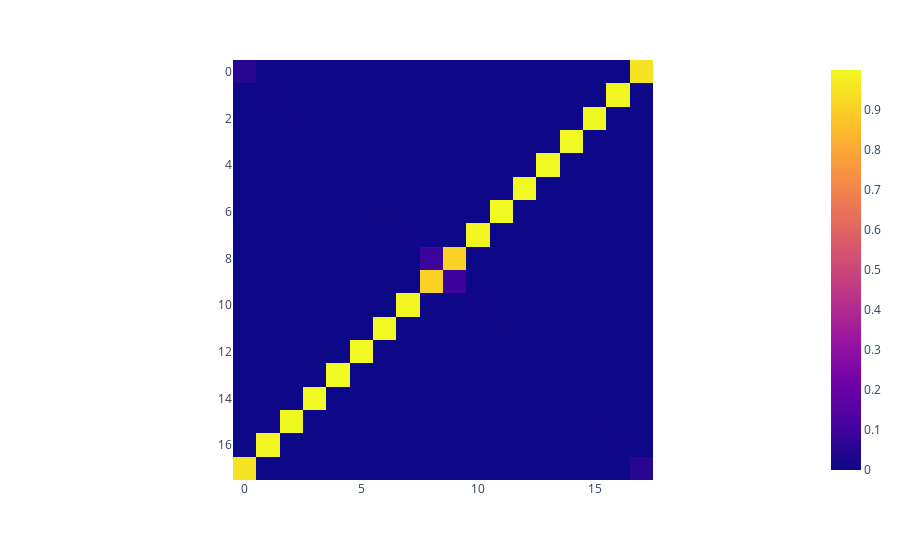

Write notebook code for a chart like this one.
### Code cell
pairs = nu.pairs([C.nuStrand1,C.nuStrand2], model=C.nupackmodel)
heat = pairs.to_array()
fig = px.imshow(heat)
fig.show()

### Figure 1 — Plotly figure (JSON) as saved in the notebook; plotly's stock layout.template omitted (floating-point values rounded to 4 significant figures; data arrays with more than 128 entries replaced by an {"elided": "..."} marker saying what was removed)
{"data": [{"coloraxis": "coloraxis", "hovertemplate": "x: %{x}<br>y: %{y}<br>color: %{z}<extra></extra>", "name": "0", "type": "heatmap", "xaxis": "x", "yaxis": "y", "z": {"elided": "18x18 float values"}}], "layout": {"coloraxis": {"colorscale": [[0, "#0d0887"], [0.1111, "#46039f"], [0.2222, "#7201a8"], [0.3333, "#9c179e"], [0.4444, "#bd3786"], [0.5556, "#d8576b"], [0.6667, "#ed7953"], [0.7778, "#fb9f3a"], [0.8889, "#fdca26"], [1, "#f0f921"]]}, "margin": {"t": 60}, "xaxis": {"anchor": "y", "constrain": "domain", "domain": [0, 1], "scaleanchor": "y"}, "yaxis": {"anchor": "x", "autorange": "reversed", "constrain": "domain", "domain": [0, 1]}}}
